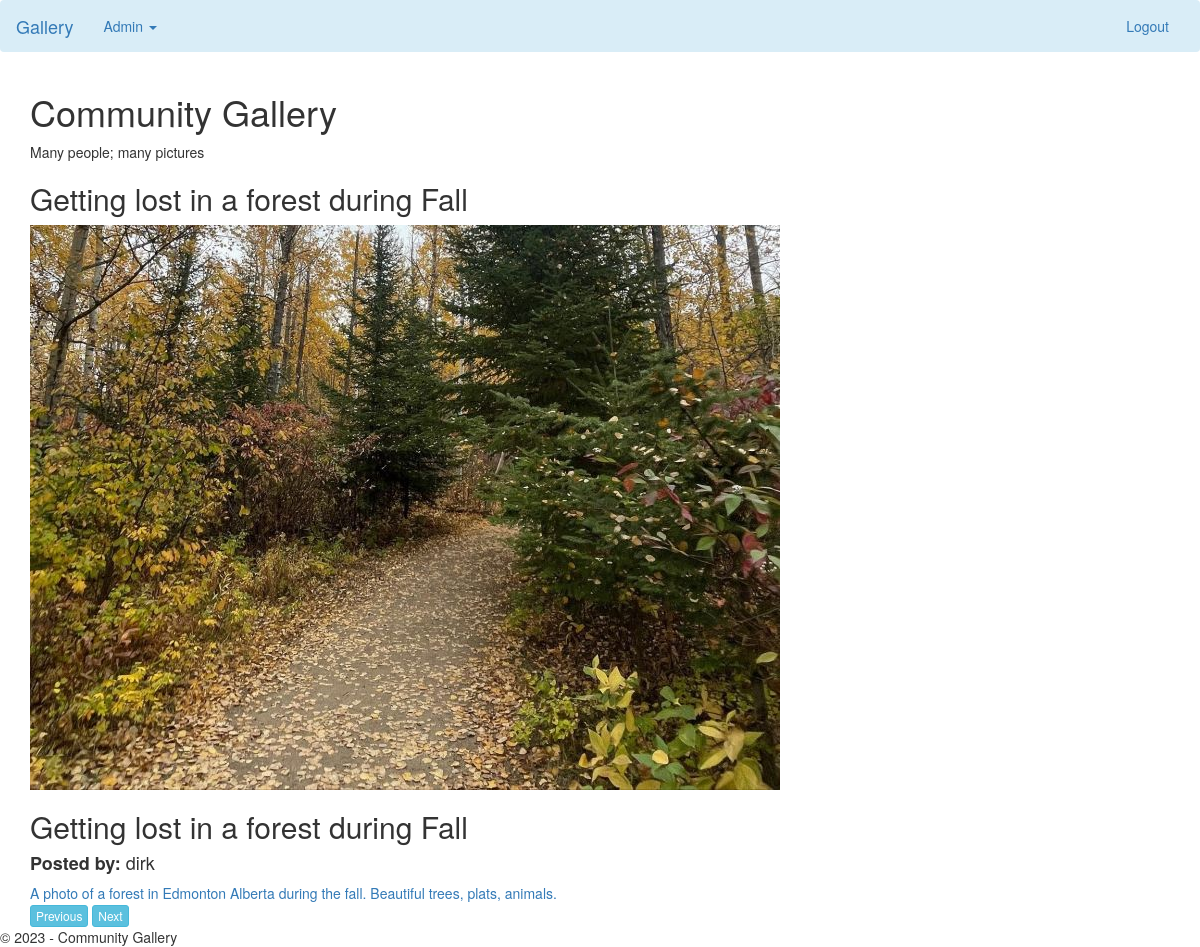
Screenshot of /display.php?id=2 with the database file from the repository.
### tables this page shows
CREATE TABLE `communitygallery` (
  `title` varchar(255) NOT NULL,
  `description` text NOT NULL,
  `filename` varchar(255) NOT NULL,
  `timedate` timestamp NOT NULL DEFAULT current_timestamp() ON UPDATE current_timestamp(),
  `id` int(11) NOT NULL,
  `author_id` int(11) NOT NULL
);

CREATE TABLE `users` (
  `user_id` int(11) NOT NULL COMMENT 'auto incrementing user_id of each user, unique index',
  `user_name` varchar(64) NOT NULL COMMENT 'user''s name, unique',
  `user_password_hash` varchar(255) NOT NULL COMMENT 'user''s password in salted and hashed format',
  `user_email` varchar(64) NOT NULL COMMENT 'user''s email, unique'
);

### display.php (the view, shortened to what this page needs)
<?php
$idPrev = "";
$idNext = "";
$nextPrevButtons = "";
include ("includes/header.php");
$id = $_GET['id'];
		$next= mysqli_query($con,"SELECT id FROM communitygallery WHERE id = (select min(id) from communitygallery where id > '$id') LIMIT 1");
		while ($row = mysqli_fetch_array($next)){
			$idNext =  $row['id'];
		}
		$prev= mysqli_query($con,"SELECT id FROM communitygallery WHERE id = (select max(id) from communitygallery where id < '$id') LIMIT 1");
		while ($row = mysqli_fetch_array($prev)){
			$idPrev =  $row['id'];
		}
		if($idPrev){
			$nextPrevButtons .=  " <a href=\"display.php?id=$idPrev\" class=\"btn btn-info btn-xs\">Previous</a> ";
		}else{
			$nextPrevButtons .=  " <a href=\"\" class=\"btn btn-default btn-xs\" disabled>Previous</a> ";
		}
		if($idNext){
			$nextPrevButtons .= "<a href=\"display.php?id=$idNext\" class=\"btn btn-info btn-xs\">Next</a>";
		}else{
			$nextPrevButtons .= "<a href=\"\" class=\"btn btn-default btn-xs\" disabled>Next</a>";
		}
?>
<div class="row">
	<div class="col-md-12">
		<h1 class="main-heading">Community Gallery</h1>
		<p class="main-tagline">Many people; many pictures</p>
		<?php
		$result = mysqli_query($con, "SELECT * FROM communitygallery JOIN users on communitygallery.author_id = users.user_id WHERE id = '$id'") or die(mysqli_error($con));
		?>
		<?php while($row = mysqli_fetch_array($result)): ?>
				<h2 class="display-heading"><?php echo $row['title']; ?></h2>
				<div class="display-image-holder">
					<img src="images/display/<?php echo $row['filename'] ?>" class="display-image img-responsive">
				</div>
				<div class="display-info">
					<h2><?php echo $row['title']; ?></h2>
					<h4><strong>Posted by:</strong> <?php echo $row['user_name']; ?></h4>
					<div class="text-primary display-description"><?php echo nl2br($row['description']) ?></div>
				</div>
		<?php endwhile; ?>
	</div>
</div>
<div class="nextPrevBtnz"><?php echo $nextPrevButtons; ?></div>
<?php
include ("includes/footer.php");
?>

### rows the page displays
communitygallery: title "Getting lost in a forest during Fall", filename (picture), author.user_name "dirk", description "A photo of a forest in Edmonton Alberta during the fall. Beautiful trees, plats, animals."
